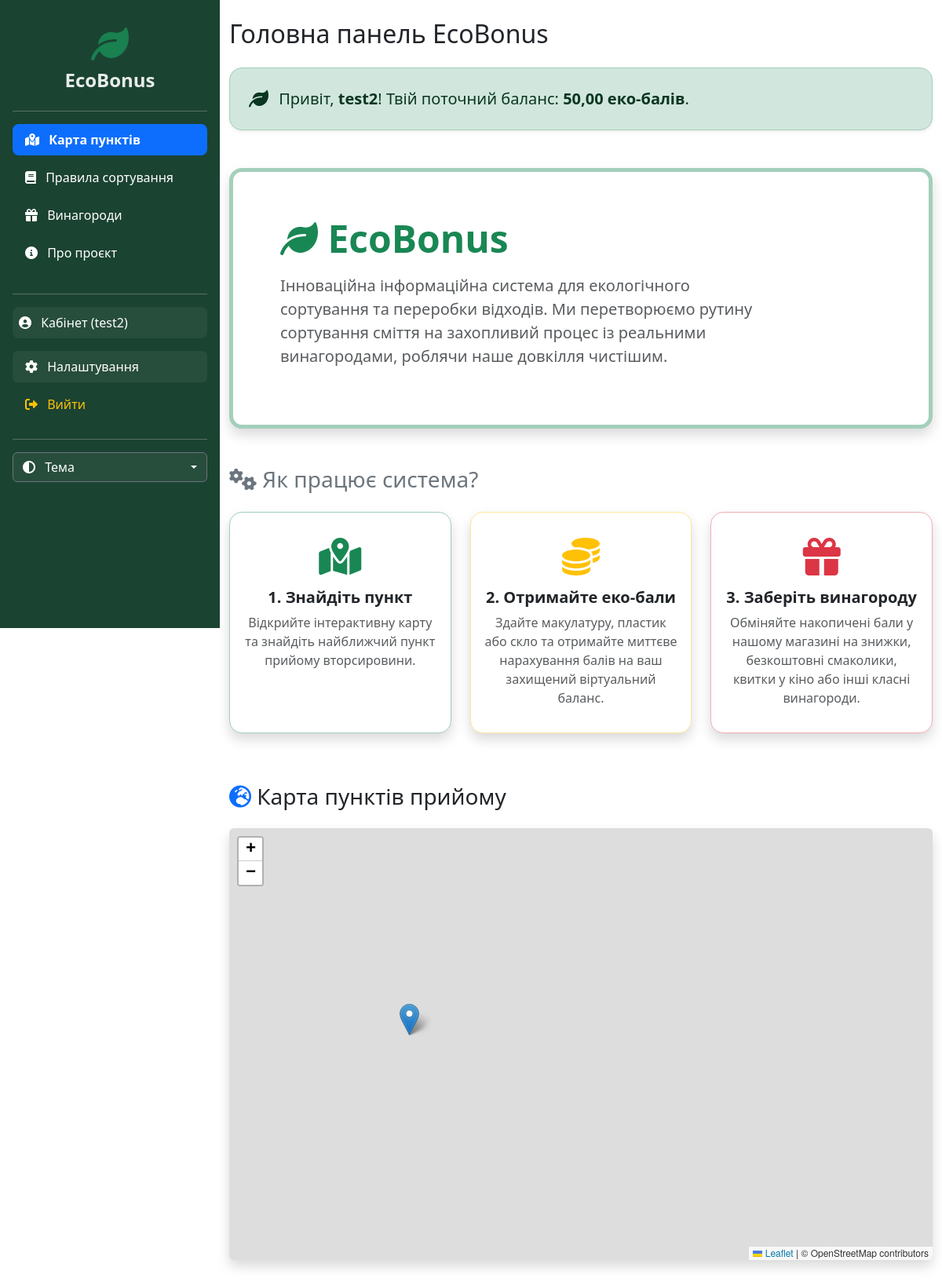
The app's page / (signed in), older data.
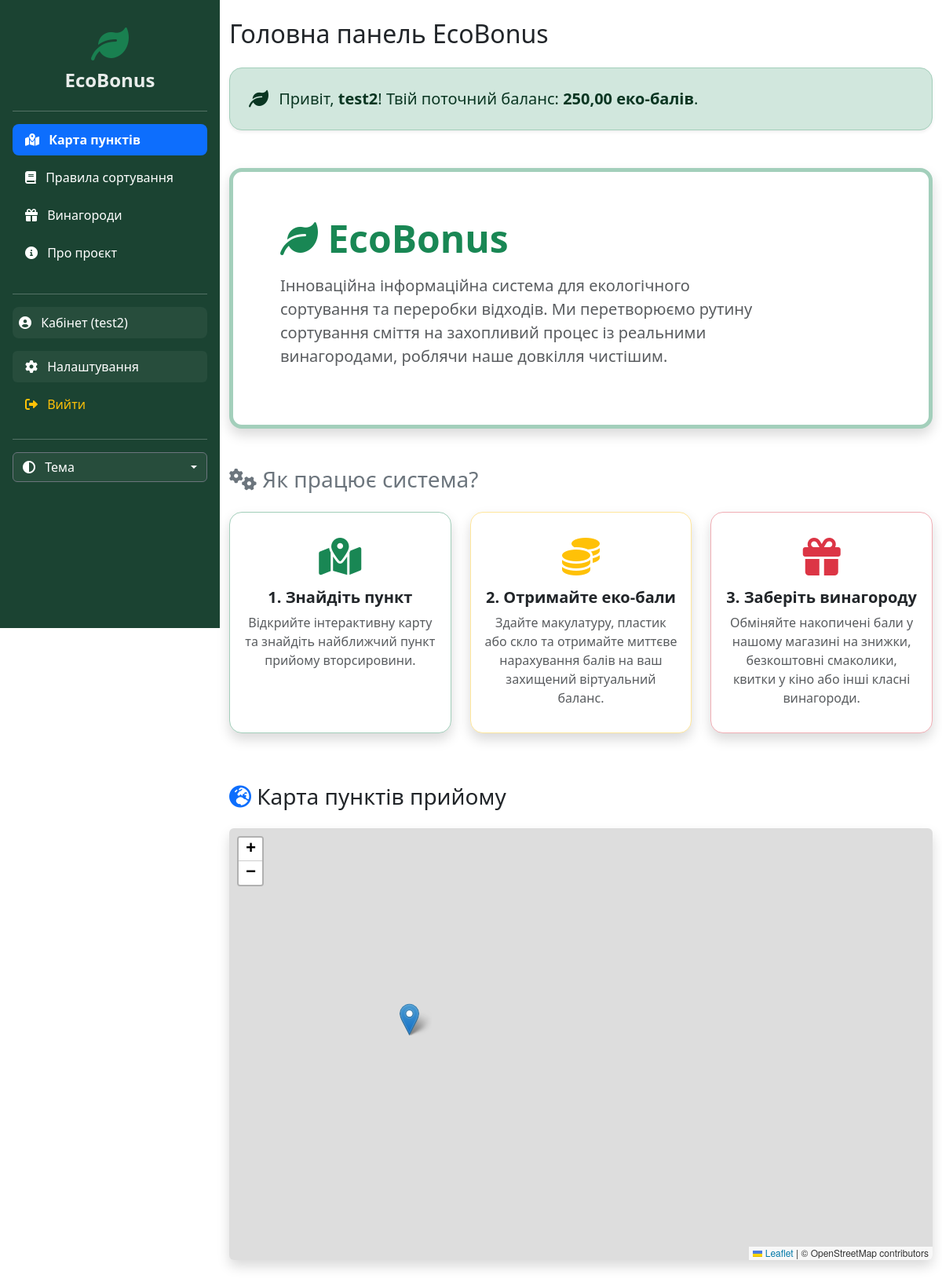
The same page, newer data.
### main/models.py (models this page shows, shortened)
class UserProfile(models.Model):
    user = models.OneToOneField(User, on_delete=models.CASCADE)
    balance = models.DecimalField('Баланс еко-балів', max_digits=10, decimal_places=2, default=0.00)
    is_partner = models.BooleanField(default=False, verbose_name="Це акаунт пункту прийому (Партнер)?")
    is_store = models.BooleanField(default=False, verbose_name='Магазин-партнер')
    phone_number = models.CharField('Номер телефону', max_length=20, blank=True, null=True)
    birth_date = models.DateField('Дата народження', blank=True, null=True)

### main/views.py (the view)
# urls.py: path('', views.index, name='home'),
def index(request):
    points = RecyclingPoint.objects.all()
    points_data = []
    for point in points:
        points_data.append({
            'id': point.id,
            'name': point.name,
            'lat': point.latitude,
            'lon': point.longitude,
            'address': point.address
        })
    context = {
        'points_json': json.dumps(points_data),
    }
    if request.user.is_authenticated:
        profile, created = UserProfile.objects.get_or_create(user=request.user)
        context['balance'] = profile.balance
    return render(request, 'main/index.html', context)

### main/templates/main/index.html (shortened to what the changed rows need)
{% extends 'main/layout.html' %}
{% block extra_head %}
    <link rel="stylesheet" href="https://unpkg.com/leaflet/dist/leaflet.css" />
{% endblock %}
{% block content %}
<div class="container mt-4 mb-5">
    <h2 class="mb-4">Головна панель EcoBonus</h2>
{% if user.is_authenticated %}
        {% if user.userprofile.is_partner %}
            <div class="alert alert-success shadow-sm mb-5 rounded-4 p-4 fs-5">
                <i class="fa-solid fa-building-circle-check me-2 fa-lg"></i>
                Привіт, <strong>{{ user.username }}</strong>! Ви увійшли як пункт прийому.
                <a href="{% url 'partner_panel' %}" class="alert-link fw-bold ms-3">
                    Перейти до управління <i class="fa-solid fa-arrow-right"></i>
                </a>
            </div>
        {% else %}
            <div class="alert alert-success shadow-sm mb-5 rounded-4 p-4 fs-5">
                <i class="fa-solid fa-leaf me-2 fa-lg"></i> Привіт, <strong>{{ user.username }}</strong>! Твій поточний баланс: <strong>{{ balance }} еко-балів</strong>.
            </div>
        {% endif %}
    {% else %}
        <div class="alert alert-primary shadow-sm mb-5 rounded-4 p-4 fs-5">
            <i class="fa-solid fa-circle-info me-2 fa-lg"></i> Увійдіть у систему, щоб накопичувати бали за здачу вторсировини та обмінювати їх на винагороди.
        </div>
    {% endif %}
    <div class="p-5 mb-5 bg-body rounded-4 shadow border border-success-subtle border-start border-success border-5">
        <div class="container-fluid py-2">
            <h1 class="display-5 fw-bold text-success"><i class="fa-solid fa-leaf"></i> EcoBonus</h1>
        </div>
    </div>
</div>
{% endblock %}

Row changes from the older to the newer data that the page shows:
changed UserProfile: balance "50,00" → "250,00"
